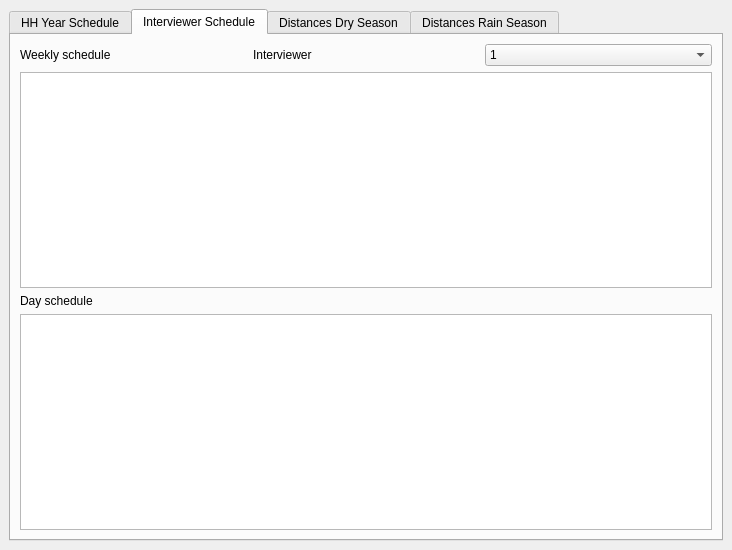
<?xml version="1.0" encoding="UTF-8"?>
<ui version="4.0">
 <class>reportWindow</class>
 <widget class="QMainWindow" name="reportWindow">
  <property name="geometry">
   <rect>
    <x>0</x>
    <y>0</y>
    <width>732</width>
    <height>550</height>
   </rect>
  </property>
  <property name="windowTitle">
   <string>Report</string>
  </property>
  <widget class="QWidget" name="centralwidget">
   <layout class="QGridLayout" name="gridLayout_4">
    <item row="0" column="0">
     <widget class="QTabWidget" name="tabWidget">
      <property name="tabShape">
       <enum>QTabWidget::Rounded</enum>
      </property>
      <property name="currentIndex">
       <number>1</number>
      </property>
      <widget class="QWidget" name="tab_1">
       <attribute name="title">
        <string>HH Year Schedule</string>
       </attribute>
       <layout class="QVBoxLayout" name="verticalLayout">
        <item>
         <layout class="QGridLayout" name="gridLayout">
          <item row="0" column="0" colspan="2">
           <widget class="QTableWidget" name="twSchedule_hh_itime"/>
          </item>
          <item row="1" column="0">
           <spacer name="horizontalSpacer">
            <property name="orientation">
             <enum>Qt::Horizontal</enum>
            </property>
            <property name="sizeHint" stdset="0">
             <size>
              <width>40</width>
              <height>20</height>
             </size>
            </property>
           </spacer>
          </item>
          <item row="1" column="1">
           <widget class="QPushButton" name="pbHHSchedule">
            <property name="text">
             <string>Save</string>
            </property>
           </widget>
          </item>
         </layout>
        </item>
       </layout>
      </widget>
      <widget class="QWidget" name="tab_4">
       <attribute name="title">
        <string>Interviewer Schedule</string>
       </attribute>
       <layout class="QGridLayout" name="gridLayout_5">
        <item row="0" column="1">
         <widget class="QLabel" name="label_Interviewer">
          <property name="text">
           <string>Interviewer</string>
          </property>
         </widget>
        </item>
        <item row="0" column="0">
         <widget class="QLabel" name="label_wSchedule">
          <property name="text">
           <string>Weekly schedule</string>
          </property>
         </widget>
        </item>
        <item row="3" column="0" colspan="3">
         <widget class="QTableWidget" name="tableWidget_dayplans">
          <property name="maximumSize">
           <size>
            <width>16777215</width>
            <height>16777215</height>
           </size>
          </property>
          <property name="inputMethodHints">
           <set>Qt::ImhMultiLine</set>
          </property>
          <property name="selectionBehavior">
           <enum>QAbstractItemView::SelectRows</enum>
          </property>
          <property name="textElideMode">
           <enum>Qt::ElideMiddle</enum>
          </property>
         </widget>
        </item>
        <item row="0" column="2">
         <widget class="QComboBox" name="comboBoxInterviewer">
          <property name="enabled">
           <bool>true</bool>
          </property>
          <property name="currentIndex">
           <number>0</number>
          </property>
          <item>
           <property name="text">
            <string>1</string>
           </property>
          </item>
         </widget>
        </item>
        <item row="2" column="0">
         <widget class="QLabel" name="label_dSchedule">
          <property name="text">
           <string>Day schedule</string>
          </property>
         </widget>
        </item>
        <item row="1" column="0" colspan="3">
         <widget class="QTableWidget" name="tableWidget_weekplans">
          <property name="maximumSize">
           <size>
            <width>16777215</width>
            <height>16777215</height>
           </size>
          </property>
          <property name="font">
           <font>
            <pointsize>9</pointsize>
           </font>
          </property>
          <property name="selectionBehavior">
           <enum>QAbstractItemView::SelectRows</enum>
          </property>
          <property name="textElideMode">
           <enum>Qt::ElideMiddle</enum>
          </property>
          <attribute name="verticalHeaderVisible">
           <bool>false</bool>
          </attribute>
         </widget>
        </item>
       </layout>
      </widget>
      <widget class="QWidget" name="tab_2">
       <attribute name="title">
        <string>Distances Dry Season</string>
       </attribute>
       <layout class="QGridLayout" name="gridLayout_3">
        <item row="0" column="0">
         <widget class="QTableWidget" name="twDistances_Dry"/>
        </item>
       </layout>
      </widget>
      <widget class="QWidget" name="tab_3">
       <attribute name="title">
        <string>Distances Rain Season</string>
       </attribute>
       <layout class="QGridLayout" name="gridLayout_2">
        <item row="0" column="0">
         <widget class="QTableWidget" name="twDistances_Rain"/>
        </item>
       </layout>
      </widget>
     </widget>
    </item>
   </layout>
  </widget>
 </widget>
 <resources/>
 <connections/>
</ui>
